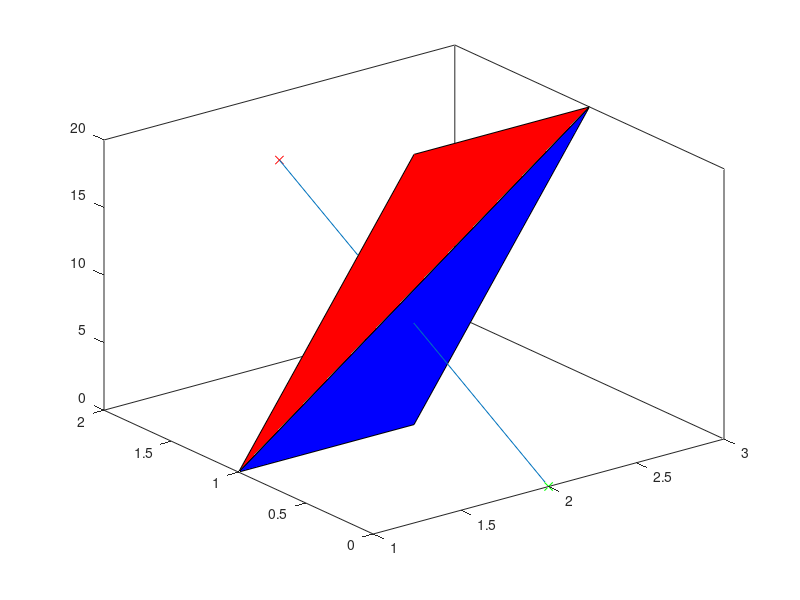

Source code (MATLAB): (Note: this script raises an error after producing the figure.)
clear all; close all; clc

verts = [1 1 0; 2 1 0;  3 1 20; 2 1 20]; % a line that translates its length in x over the course of 20 seconds
start = [2 0 0];
finish = [2 2 15];
fill3(verts(1:3,1),verts(1:3,2),verts(1:3,3),'b');
hold on;
fill3(verts([1,3,4],1),verts([1,3,4],2),verts([1,3,4],3),'r');
box on; hold on;
plot3(start(1),start(2),start(3),'gx');
plot3(finish(1),finish(2),finish(3),'rx');
plot3([start(1) finish(1)],[start(2) finish(2)],[start(3) finish(3)])
% finish = start + dir
% thus dir = finish-start
[intersect, t, u, v, xcoor] = TriangleRayIntersection (start, finish-start, verts(1,:),verts(2,:),verts(3,:),'lineType','segment')
[intersect2, t2, u2, v2, xcoor2] = TriangleRayIntersection (start, finish-start, verts(1,:),verts(3,:),verts(4,:),'lineType','segment')
plot3(xcoor(1),xcoor(2),xcoor(3),'cx')
% https://www.mathworks.com/matlabcentral/fileexchange/33073-triangle-ray-intersection
% https://en.wikipedia.org/wiki/Intersection_of_a_polyhedron_with_a_line
% https://www.mathworks.com/help/matlab/visualize/multifaceted-patches.html
% at each time t, calculate P
% ir for all points on all bodies that are candidates for collision
% select one point P
% jr on body j and test if it is inside body i
% cast an infinite ray in any direction from P
% jr and compute intersections with all facets on body i
% if there are an even number of intersections, P
% jr is not inside body i
% if there are an odd number of intersections, P
% jr is inside body i
% works for concavities, holes and self-crossing and is independent of CW versus CCW boundary
% ray-facet intersection is similar to edge-facet intersection described below
% point in polygon does not always work for thin bodies (may need edge intersection)
%
